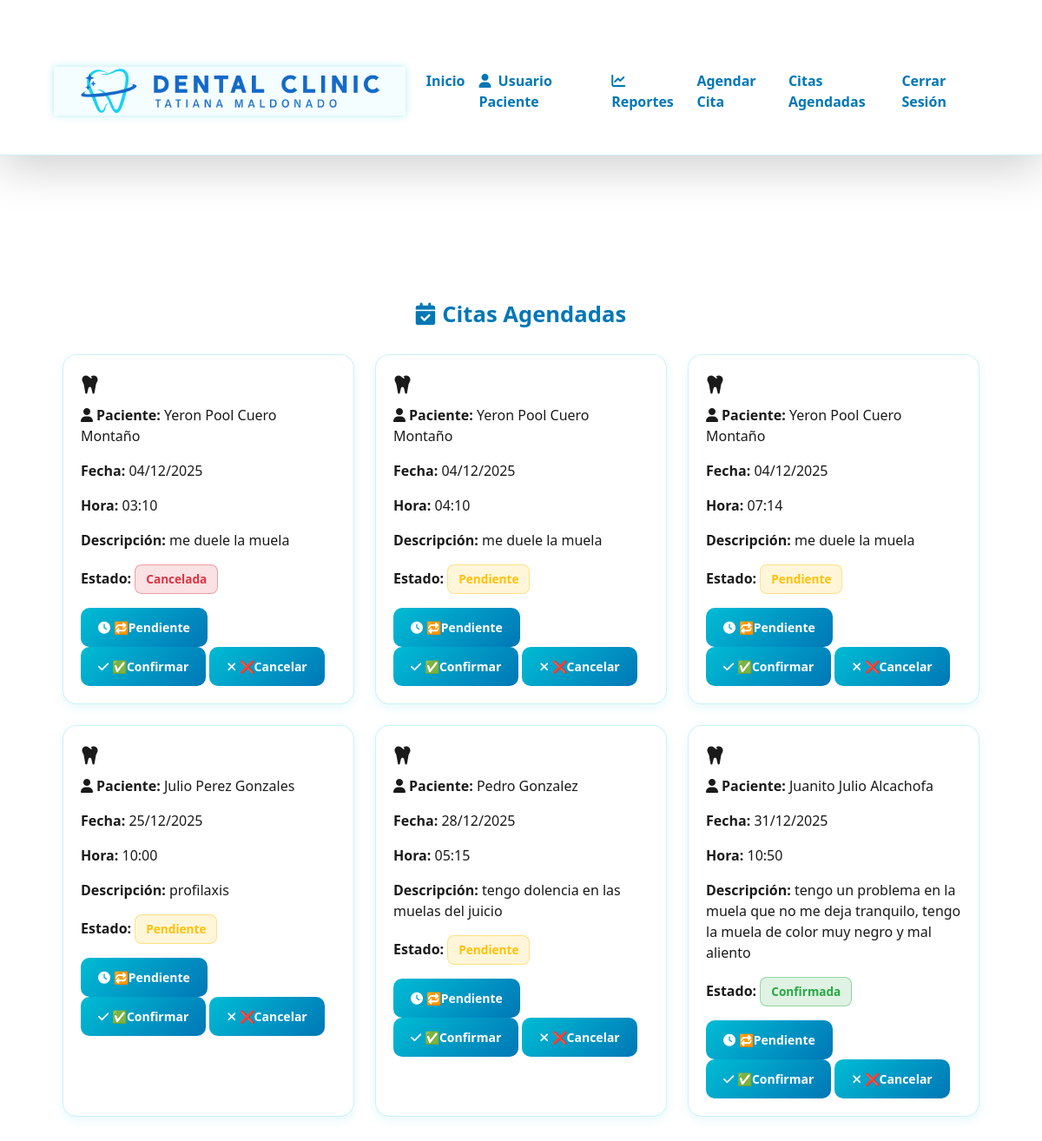
The page /my/ (signed in) on the database its author committed.
### appointments/models.py (models this page shows, shortened)
class Appointment(models.Model):
    user = models.ForeignKey(User, on_delete=models.CASCADE, related_name='appointments')
    cedula = models.CharField(max_length=20)
    first_name = models.CharField(max_length=100)
    last_name = models.CharField(max_length=100)
    phone = models.CharField(max_length=30)
    description = models.TextField(blank=True)
    start = models.DateTimeField()
    end = models.DateTimeField(editable=False)
    created = models.DateTimeField(auto_now_add=True)
    status = models.CharField(
        max_length=20,
        choices=[
            ("pending", "Pendiente"),
            ("confirmed", "Confirmada"),
            ("cancelled", "Cancelada")
        ],
        default="pending"
    )

### appointments/views.py (the view)
# urls.py: path('my/', views.my_appointments, name='my_appointments'),
@login_required
def my_appointments(request):
    appointments = Appointment.objects.filter(user=request.user).order_by('start')
    return render(request, 'appointments/my_appointments.html', {
        'appointments': appointments
    })

### templates/appointments/my_appointments.html (shortened to what this page needs)
{% extends "base.html" %}
{% load static %}
{% block content %}
<div class="appointments-wrapper">
    <h2 class="section-title">
        <i class="fa-solid fa-calendar-check me-2"></i>Citas Agendadas
    </h2>
    {% if appointments %}
        <div class="appointments-grid">
            {% for a in appointments %}
            <div class="appointment-card">
                <div class="appointment-header">
                    <h4 class="appointment-title">
                        <i class="fa-solid fa-tooth me-2"></i>
                    </h4>
                </div>
                <div class="appointment-body">
                    <p><strong><i class="fa-solid fa-user me-1"></i>Paciente:</strong> {{ a.first_name }} {{ a.last_name }}</p>
                    <p><strong>Fecha:</strong> {{ a.start|date:"d/m/Y" }}</p>
                    <p><strong>Hora:</strong> {{ a.start|date:"H:i" }}</p>
                    {% if a.description %}
                        <p><strong>Descripción:</strong> {{ a.description }}</p>
                    {% endif %}
                    <p><strong>Estado:</strong>
                        {% if a.status == "pending" %}
                            <span class="status pending">Pendiente</span>
                        {% elif a.status == "confirmed" %}
                            <span class="status confirmed">Confirmada</span>
                        {% else %}
                            <span class="status cancelled">Cancelada</span>
                        {% endif %}
                    </p>
                </div>
                <div class="appointment-footer">
                    {% if user.is_staff or user.is_superuser %}
                    <div class="status-actions">
                        <a href="{% url 'set_status' a.id 'pending' %}"
                           class="btn btn-warning btn-sm">
                            <i class="fa-solid fa-clock"></i> 🔁Pendiente
                        </a>
                        <a href="{% url 'set_status' a.id 'confirmed' %}"
                           class="btn btn-success btn-sm">
                            <i class="fa-solid fa-check"></i> ✅Confirmar
                        </a>
                        <a href="{% url 'set_status' a.id 'cancelled' %}"
                           class="btn btn-danger btn-sm">
                            <i class="fa-solid fa-xmark"></i> ❌Cancelar
                        </a>
                    </div>
                    {% endif %}
                </div>
            </div>
            {% endfor %}
        </div>
    {% else %}
        <div class="no-appointments">
            <i class="fa-solid fa-calendar-xmark"></i>
            <p>No tienes citas registradas.</p>
        </div>
    {% endif %}
</div>
{% endblock %}

### static/style.css (style rules this page uses)
:root { --celeste: #00bcd4; --azul-logo: #0077b6; --gris-claro: #f5f5f5; --glass-bg: rgba(255, 255, 255, 0.6); --glass-border: rgba(0, 188, 212, 0.2); }
* { margin: 0; padding: 0; box-sizing: border-box; }
html { scroll-behavior: smooth; }
body { background: #ffffff; color: #1a1a1a; font-weight: 500; }
button, .btn { background: linear-gradient(135deg, var(--celeste), var(--azul-logo)); color: white; padding: 12px 20px; border: none; border-radius: 10px; font-weight: 600; cursor: pointer; transition: transform 0.3s ease, box-shadow 0.3s ease; }
.section-title { color: var(--azul-logo); font-weight: 700; font-size: 1.6rem; text-align: center; margin-bottom: 25px; }
.status { padding: 6px 12px; border-radius: 8px; font-weight: 600; font-size: 0.85rem; display: inline-flex; align-items: center; gap: 6px; }
.status.pending { background: rgba(255, 193, 7, 0.15); color: #ffc107; border: 1px solid rgba(255, 193, 7, 0.4); }
.status.confirmed { background: rgba(40, 167, 69, 0.15); color: #28a745; border: 1px solid rgba(40, 167, 69, 0.4); }
.status.cancelled { background: rgba(220, 53, 69, 0.15); color: #dc3545; border: 1px solid rgba(220, 53, 69, 0.4); }
.appointments-grid { display: grid; grid-template-columns: repeat(auto-fit, minmax(320px, 1fr)); gap: 24px; margin-top: 30px; padding: 0 10px; }
.appointment-card { background: var(--glass-bg); border: 1px solid var(--glass-border); border-radius: 16px; padding: 20px; box-shadow: 0 4px 12px rgba(0, 188, 212, 0.1); backdrop-filter: blur(12px); animation: fadeIn 0.6s ease; transition: transform 0.3s ease; }

### rows shown on the page
Appointment: first_name "Yeron Pool", last_name "Cuero Montaño", start "04/12/2025", start "03:10", description "me duele la muela", status "Cancelada"
Appointment: first_name "Yeron Pool", last_name "Cuero Montaño", start "04/12/2025", start "04:10", description "me duele la muela", status "Pendiente"
Appointment: first_name "Yeron Pool", last_name "Cuero Montaño", start "04/12/2025", start "07:14", description "me duele la muela", status "Pendiente"
Appointment: first_name "Julio Perez", last_name "Gonzales", start "25/12/2025", start "10:00", description "profilaxis", status "Pendiente"
Appointment: first_name "Pedro", last_name "Gonzalez", start "28/12/2025", start "05:15", description "tengo dolencia en las muelas del juicio", status "Pendiente"
Appointment: first_name "Juanito Julio", last_name "Alcachofa", start "31/12/2025", start "10:50", description "tengo un problema en la muela que no me deja tranquilo, tengo la muela de color muy negro y mal aliento", status "Confirmada"
